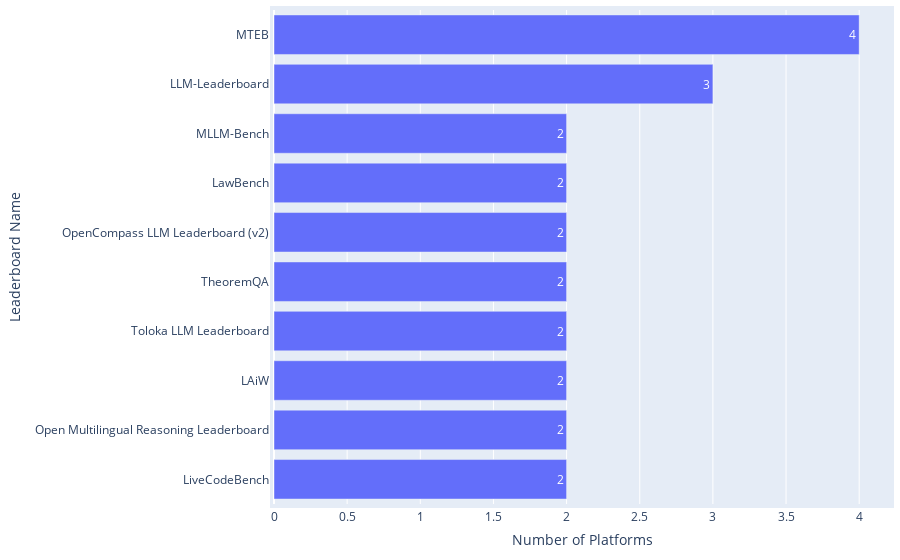

Notebook cell for this chart:
### Code cell
df = pd.read_csv(path_meta / 'leaderboard_processed.csv')

statistics = {
    'Distribution': 'Platforms across Leaderboard Systems',
    'Mean': np.mean(df['#Host platform']),
    'Median': np.median(df['#Host platform']),
    'IQR': df['#Host platform'].quantile(0.75) - df['#Host platform'].quantile(0.25),
}
df_statistics = pd.read_csv(path_meta / 'leaderboard_statistics.csv')
df_statistics = pd.concat([df_statistics, pd.DataFrame([statistics])], ignore_index=True)
df_statistics.drop_duplicates(subset=['Distribution'], keep='last', inplace=True)
df_statistics.sort_values(by='Distribution', inplace=True)
df_statistics.to_csv(path_meta / 'leaderboard_statistics.csv', index=False)

df_top = df.drop_duplicates(subset=['Leaderboard name']).sort_values(by='#Host platform', ascending=False).head(10)
print(f"{df_top['Leaderboard name'].iloc[0]} is hosted by the highest number of platforms up to {int(df_top['#Host platform'].iloc[0])}.")

fig = go.Figure(go.Bar(
        x=df_top['#Host platform'],  # Values for the bar lengths
        y=df_top['Leaderboard name'],  # Categories for each bar
        orientation='h',  # Sets the bars to be horizontal
        text=df_top['#Host platform'],  # Adds the values as text on each bar
        textposition='auto'  # Automatically positions the text on the bars
))
fig.update_layout(
        xaxis_title='Number of Platforms',
        yaxis_title='Leaderboard Name',
        yaxis_autorange='reversed'  # This line makes the bars go top-down
)
# Update the layout for a tighter look
fig.update_layout(
    autosize=True,
    margin=dict(
        l=10,  # Left margin
        r=10,  # Right margin
        b=10,  # Bottom margin
        t=10,  # Top margin
        pad=4  # Padding between the plot and the margin
    )
)
fig.show()

### Figure 1 — Plotly figure (JSON) as saved in the notebook; plotly's stock layout.template omitted (floating-point values rounded to 4 significant figures)
{"data": [{"orientation": "h", "text": [4, 3, 2, 2, 2, 2, 2, 2, 2, 2], "textposition": "auto", "type": "bar", "x": [4, 3, 2, 2, 2, 2, 2, 2, 2, 2], "y": ["MTEB", "LLM-Leaderboard", "MLLM-Bench", "LawBench", "OpenCompass LLM Leaderboard (v2)", "TheoremQA", "Toloka LLM Leaderboard", "LAiW", "Open Multilingual Reasoning Leaderboard", "LiveCodeBench"]}], "layout": {"autosize": true, "margin": {"b": 10, "l": 10, "pad": 4, "r": 10, "t": 10}, "xaxis": {"title": {"text": "Number of Platforms"}}, "yaxis": {"autorange": "reversed", "title": {"text": "Leaderboard Name"}}}}
